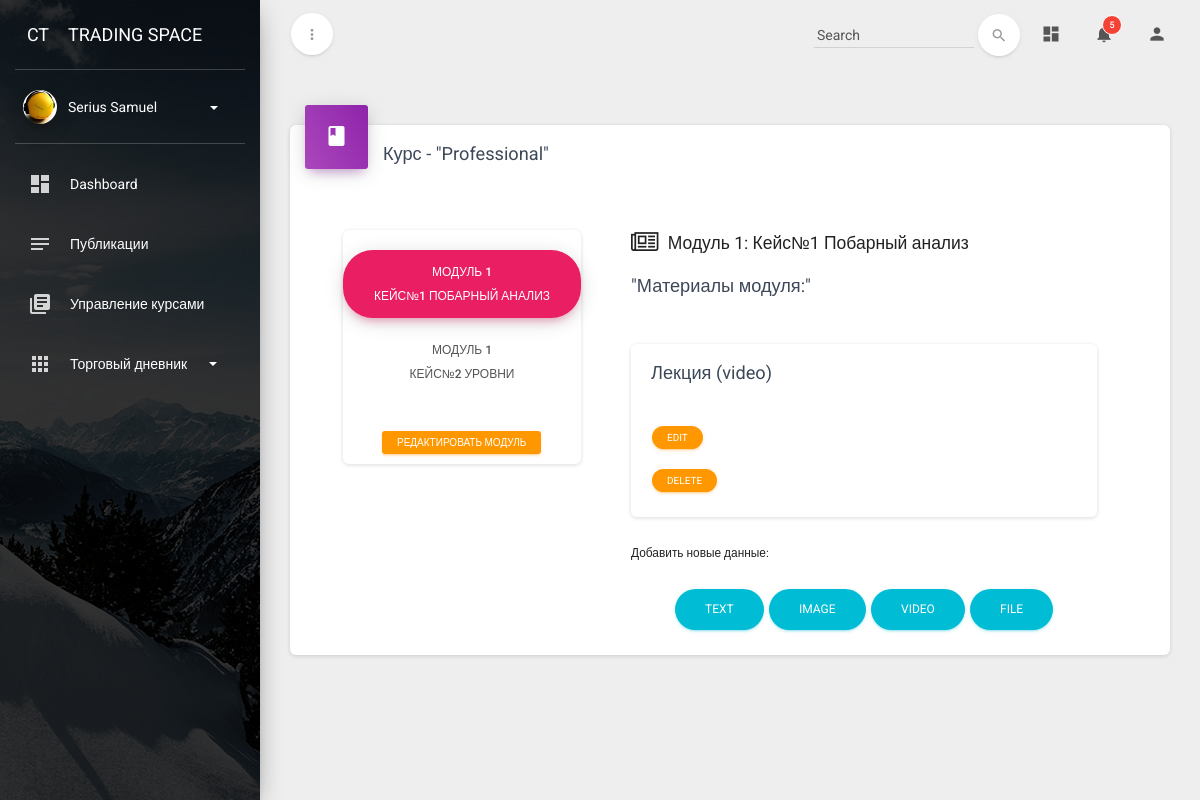
Page /course/module/3/ (signed in) on the committed database.
### profiles/models.py (models this page shows, shortened)
class Profile(models.Model):
    user = models.OneToOneField(User, on_delete=models.CASCADE)
    image = models.ImageField(default='default.png', upload_to='profiles_img', verbose_name='Изображение профиля')
    description = models.CharField(max_length=150, default='Пользователь ресурса', blank=True, verbose_name='О себе')
    categiry_learn = models.ForeignKey(CategoryLearnGroup, on_delete=models.SET_NULL, null=True, blank=True,
                                       verbose_name='Группа обучения')
    class Meta:
        verbose_name = 'Профиль пользователя'
        verbose_name_plural = 'Профили пользователей'

### courses/models.py (models this page shows, shortened)
class Course(models.Model):
    owner = models.ForeignKey(User,
                              related_name='courses_created',
                              on_delete=models.CASCADE)
    subject = models.ForeignKey(Subject,
                                related_name='courses',
                                on_delete=models.CASCADE)
    title = models.CharField(max_length=200)
    slug = models.SlugField(max_length=200, unique=True)
    overview = models.TextField()
    created = models.DateTimeField(auto_now_add=True)
    students = models.ManyToManyField(User, related_name='courses_joined', blank=True)
    class Meta:
        verbose_name = 'Курс'
        verbose_name_plural = 'Курсы'
        ordering = ['-created']

class Module(models.Model):
    course = models.ForeignKey(Course,
                               related_name='modules',
                               on_delete=models.CASCADE)
    title = models.CharField(max_length=200)
    description = models.TextField(blank=True)
    order = OrderField(blank=True, for_fields=['course'])
    class Meta:
        ordering = ['order']

class Content(models.Model):
    module = models.ForeignKey(Module, related_name='contents', on_delete=models.CASCADE)
    content_type = models.ForeignKey(ContentType, on_delete=models.CASCADE,
                                     limit_choices_to={'model__in': (
                                         'text',
                                         'video',
                                         'image',
                                         'file')})
    object_id = models.PositiveIntegerField()
    item = GenericForeignKey('content_type', 'object_id')
    order = OrderField(blank=True, for_fields=['module'])
    class Meta:
        ordering = ['order']

class ItemBase(models.Model):
    owner = models.ForeignKey(User, related_name='%(class)s_related', on_delete=models.CASCADE)
    title = models.CharField(max_length=250)
    created = models.DateTimeField(auto_now_add=True)
    updated = models.DateTimeField(auto_now=True)
    class Meta:
        abstract = True
    def __str__(self):
        return self.title

class Video(ItemBase):
    url = models.URLField()

### courses/views.py (the view)
# urls.py: path('module/<int:module_id>/', views.ModuleContentListView.as_view(), name='module_content_list'),
class ModuleContentListView(TemplateResponseMixin, View):
    template_name = 'courses/manage/module/content_list.html'
    def get(self, request, module_id):
        module = get_object_or_404(Module,
                                   id=module_id,
                                   course__owner=request.user)
        return self.render_to_response({'module': module})

### courses/templatetags/course.py (called while the page is built)
@register.filter
def model_name(obj):
    try:
        return obj._meta.model_name
    except AttributeError:
        return None

### diary/models.py (called while the page is built)
    def get_absolute_url(self):
        return reverse('diary_cat_detail', kwargs={'cat_pk': self.pk})

### diary/templatetags/diary_tags.py (called while the page is built)
@register.simple_tag(takes_context=True)
def get_categories(context):
    user = context['user']
    return DiaryCategory.objects.filter(author=user)

### templates/courses/manage/module/content_list.html (shortened to what this page needs)
{% extends "base_profile.html" %}
{% load course %}
{% block content %}
    {% with course=module.course %}
        <div class="content">
        <div class="container-fluid">
            <div class="row">
                <div class="col-md-12">
                    <div class="card">
                        <div class="card-header card-header-icon" data-background-color="purple">
                            <i class="material-icons">book</i>
                        </div>
                        <div class="card-content">
                            <h4 class="card-title">Курс - "{{ course.title }}"</h4>
                            <div class="card-body">
                                <div class="col-md-4">
                                    <div class="card">
                                        <ul class="nav nav-pills nav-pills-rose nav-stacked" id="modules">
                                            {% for m in course.modules.all %}
                                                <li data-id="{{ m.id }}" {% if m == module %}
                                                    class="selected"{% endif %}>
                                                    <a href="{% url "module_content_list" m.id %}">
                                                    <span>
                                                      Модуль <span class="order">{{ m.order|add:1 }}</span>
                                                    </span>
                                                        <br>
                                                        {{ m.title }}
                                                    </a>
                                                </li>
                                            {% empty %}
                                                <li>No modules yet.</li>
                                            {% endfor %}
                                        </ul>
                                        <div class="footer text-center"><a class="btn btn-warning btn-xs"
                                                                           href="{% url "course_module_update" course.id %}">
                                            Редактировать модуль</a></div>
                                    </div>
                                </div>
                                <div class="col-md-8">
                                    <div class="card-content">
                                        <h5 class="category-social">
                                            <i class="fa fa-newspaper-o"></i>
                                            Модуль {{ module.order|add:1 }}: {{ module.title }}
                                        </h5>
                                        <h4 class="card-title">
                                            "Материалы модуля:"
                                        </h4>
                                        <div class="card-description" id="module-contents">
                                            {% for content in module.contents.all %}
                                                <div data-id="{{ content.id }}">
                                                    {% with item=content.item %}
                                                        <div class="card">
                                                            <div class="card-content">
                                                                <h4 class="card-title">
                                                                    {{ item }} ({{ item|model_name }})
                                                                </h4>
                                                                <div class="footer">
                                                                    <a class="btn btn-warning btn-xs btn-round"
                                                                       href="{% url "module_content_update" module.id item|model_name item.id %}">Edit</a>
                                                                    <form action="{% url "module_content_delete" content.id %}"
                                                                          method="post">
                                                                        <input class="btn btn-warning btn-xs btn-round"
                                                                               type="submit"
                                                                               value="Delete">
                                                                    </form>
                                                                </div>
                                                            </div>
                                                        </div>
                                                    {% endwith %}
                                                </div>
                                            {% empty %}
                                                <p>У этого модуля еще нет опубликованных материалов</p>
                                            {% endfor %}
                                        </div>
                                        <small>Добавить новые данные:</small>
                                        <div class="footer text-center">
                                            <a class="btn btn-info btn-round"
                                               href="{% url "module_content_create" module.id "text" %}">
                                                Text</a>
                                            <a class="btn btn-info btn-round"
                                               href="{% url "module_content_create" module.id "image" %}">
                                                Image</a>
                                            <a class="btn btn-info btn-round"
                                               href="{% url "module_content_create" module.id "video" %}">
                                                Video</a>
                                            <a class="btn btn-info btn-round"
                                               href="{% url "module_content_create" module.id "file" %}">
                                                File</a>
                                        </div>
                                    </div>
                                </div>
                            </div>
                        </div>
                    </div>
                </div>
            </div>
        </div>
    {% endwith %}
{% endblock %}

### templates/base_profile.html (shortened to what this page needs)
<!doctype html>
{% load static %}
{% load diary_tags %}
<html lang="en">
<head>
    <link href="{% static 'assets/css/bootstrap.min.css' %}" rel="stylesheet"/>
    <link href="{% static 'assets/css/material-dashboard.css' %}" rel="stylesheet"/>
    <link href="https://maxcdn.bootstrapcdn.com/font-awesome/latest/css/font-awesome.min.css" rel="stylesheet">
</head>
<body>
<div class="wrapper">
    <div class="sidebar" data-active-color="orange" data-background-color="black"
         data-image="{% static 'assets/img/sidebar-1.jpg' %}">
        <div class="logo">
            <a href="{% url 'index' %}" class="simple-text logo-mini">
                CT
            </a>
            <a href="{% url 'index' %}" class="simple-text logo-normal">
                Trading Space
            </a>
        </div>
        <div class="sidebar-wrapper">
            <div class="user">
                <div class="photo">
                    <img src="{{ user.profile.image.url }}"/>
                </div>
                <div class="info">
                    <a data-toggle="collapse" href="#collapseExample" class="collapsed">
                    <span>
                         {{ user.get_full_name }}
                        <b class="caret"></b>
                    </span>
                    </a>
                </div>
            </div>
            <ul class="nav">
                <li>
                    <a href="{% url 'dashboard' %}">
                        <i class="material-icons">dashboard</i>
                        <p> Dashboard </p>
                    </a>
                </li>
                <li>
                    <a href="{% url 'user_all_post' %}">
                        <i class="material-icons">notes</i>
                        <p> Публикации </p>
                    </a>
                </li>
                {% if perms.Instructors %}
                    <li>
                        <a href="{% url 'manage_course_list' %}">
                            <i class="material-icons">library_books</i>
                            <p> Управление курсами</p>
                        </a>
                    </li>
                {% endif %}
                {% get_categories as categories %}
                {% if categories.count > 0 %}
                    <li>
                        <a data-toggle="collapse" href="#componentsExamples">
                            <i class="material-icons">apps</i>
                            <p> Торговый дневник
                                <b class="caret"></b>
                            </p>
                        </a>
                    </li>
                {% endif %}
            </ul>
        </div>
    </div>
    <div class="main-panel">
        <nav class="navbar navbar-transparent navbar-absolute">
            <div class="container-fluid">
                <div class="navbar-minimize">
                    <button id="minimizeSidebar" class="btn btn-round btn-white btn-fill btn-just-icon">
                        <i class="material-icons visible-on-sidebar-regular">more_vert</i>
                    </button>
                </div>
                <div class="navbar-header">
                    <a class="navbar-brand" href="#"> </a>
                </div>
                <div class="collapse navbar-collapse">
                    <ul class="nav navbar-nav navbar-right">
                        <li>
                            <a href="#pablo" class="dropdown-toggle" data-toggle="dropdown">
                                <i class="material-icons">dashboard</i>
                            </a>
                        </li>
                        <li class="dropdown">
                            <a href="#" class="dropdown-toggle" data-toggle="dropdown">
                                <i class="material-icons">notifications</i>
                                <span class="notification">5</span>
                            </a>
                        </li>
                        <li class="dropdown">
                            <a href="#pablo" class="dropdown-toggle" data-toggle="dropdown">
                                <i class="material-icons">person</i>
                            </a>
                        </li>
                    </ul>
                    <form class="navbar-form navbar-right" role="search">
                        <div class="form-group form-search is-empty">
                            <input type="text" class="form-control" placeholder=" Search ">
                        </div>
                        <button type="submit" class="btn btn-white btn-round btn-just-icon">
                            <i class="material-icons">search</i>
                            <div class="ripple-container"></div>
                        </button>
                    </form>
                </div>
            </div>
        </nav>
        {% block content %}
        {% endblock %}
    </div>
</div>
</body>
</html>

### rows in the picture
Course: title "Professional"
Module: order|add "1", title "КЕЙС№1 ПОБАРНЫЙ АНАЛИЗ", title "Кейс№1 Побарный анализ"
Module: order|add "1", title "КЕЙС№2 УРОВНИ"
Content: item "Лекция", item|model_name "video"

### other values in the picture
{{ user.get_full_name }} "Serius Samuel"
